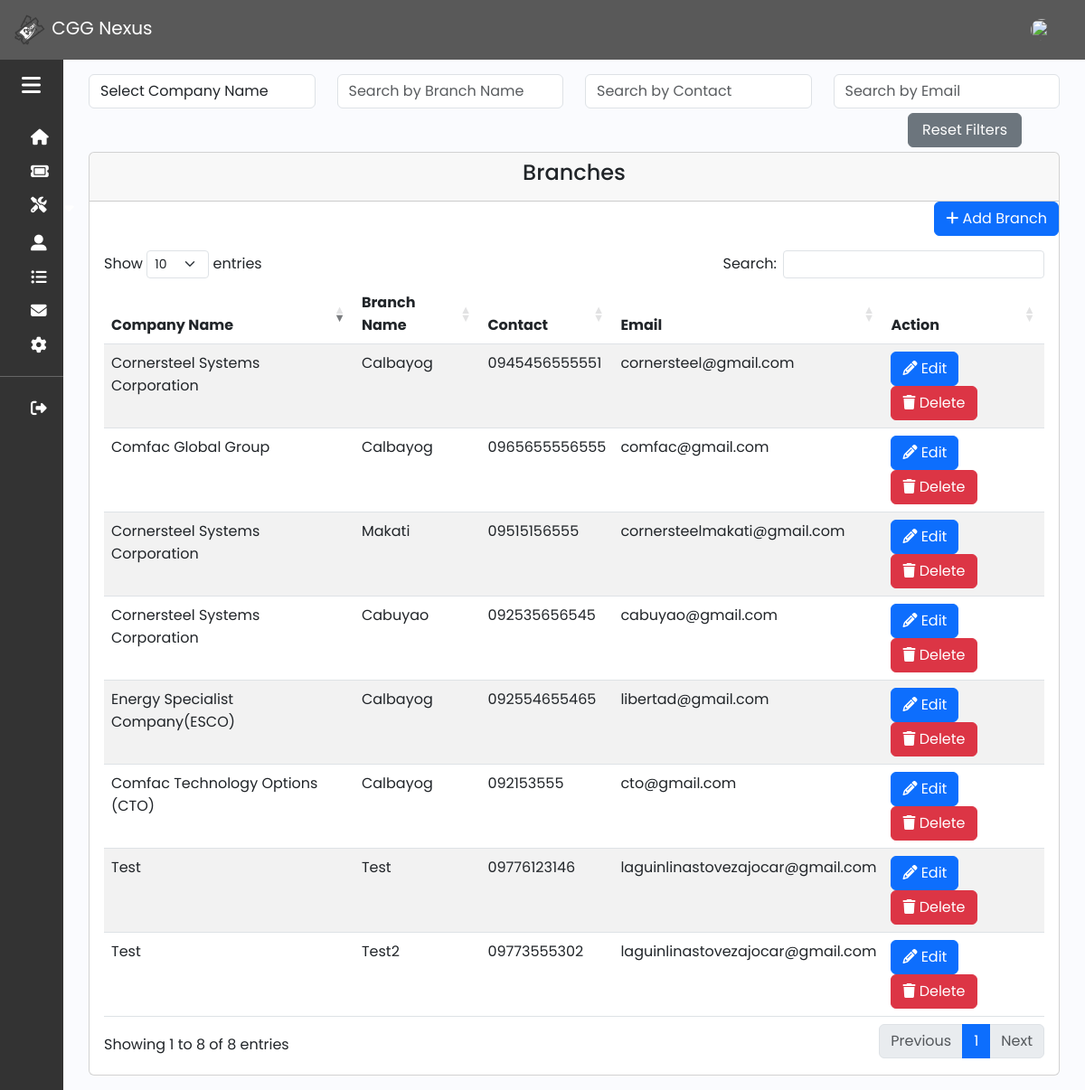
The app's page /admin/branch.php (signed in) with its own data.
### tables this page shows
CREATE TABLE `branch` (
  `id` int(50) NOT NULL,
  `company` varchar(50) NOT NULL,
  `branch_name` varchar(191) NOT NULL,
  `branch_address` varchar(191) NOT NULL,
  `contact` varchar(191) NOT NULL,
  `email` varchar(191) NOT NULL,
  `created_at` timestamp NOT NULL DEFAULT current_timestamp()
);

### function/myfunction.php (called while the page is built, shortened)
<?php
include('mysql_connect.php');
function getAll($table)
{
    global $con;
    $query = "SELECT * FROM $table";
    return $query_run = mysqli_query($con, $query);
}
?>

### admin/branch.php (the view, shortened to what this page needs)
<?php include('../function/myfunction.php');
include 'sidebar_navbar.php';
?>
<!DOCTYPE html>
<html lang="en">
<head>
    <link rel="stylesheet" href="css/bootstrap/bootstrap.min.css">
    <link rel="stylesheet" href="css/fontawesome/css/all.css">
    <link rel="stylesheet" href="https://cdnjs.cloudflare.com/ajax/libs/twitter-bootstrap/5.3.0/css/bootstrap.min.css">
    <link rel="stylesheet" href="https://cdn.datatables.net/1.13.7/css/dataTables.bootstrap5.min.css">
    <link rel="stylesheet" href="css/sidebar.css">
</head>
<body>
    <div class="main p-3">
        <div class="container">
            <div class="row mb-12">
                <div class="col-md-3">
                    <select class="form-control" id="companyNameSearch">
                        <option value="">Select Company Name</option>
                    </select>
                </div>
                <div class="col-md-3">
                    <input type="text" class="form-control" id="branchNameSearch" placeholder="Search by Branch Name">
                </div>
                <div class="col-md-3">
                    <input type="text" class="form-control" id="branchContactSearch" placeholder="Search by Contact" oninput="this.value = this.value.replace(/[^0-9]/g, '');">
                </div>
                <div class="col-md-3">
                    <input type="text" class="form-control" id="branchEmailSearch" placeholder="Search by Email">
                </div>
                <div class="col-md-4">
                    <button type="button" id="resetFilters" class="btn btn-secondary" style="position: absolute; top: 125px; right: 70px;padding-right:15px;padding-left:15px;">Reset Filters</button>
                </div>
                <br> <br>
            </div>
            <div class="row">
                <div class="col-md-12">
                    <div class="card">
                        <div class="card-header">
                            <h4 class="text-center">Branches</h4>
                        </div>
                        <div class="text-end">
                            <button class="btn btn-primary" data-bs-toggle="modal" data-bs-target="#addBranchModal"><i class="fas fa-plus"></i>&nbsp;Add Branch</button>
                        </div>
                        <div class="card-body" id="category_table">
                            <table id="example" class="table table-striped" style="width:100%">
                                <thead>
                                    <tr>
                                        <th>Company Name</th>
                                        <th>Branch Name</th>
                                        <th>Contact</th>
                                        <th>Email</th>
                                        <th>Action</th>
                                    </tr>
                                </thead>
                                <tbody>
                                    <?php
                                    $branch = getAll("branch");
                                    if (mysqli_num_rows($branch) > 0) {
                                        foreach ($branch as $item) {
                                    ?>
                                            <tr>
                                                <td><?= $item['company']; ?></td>
                                                <td><?= $item['branch_name']; ?></td>
                                                <td><?= $item['contact']; ?></td>
                                                <td><?= $item['email']; ?></td>
                                                <td>
                                                    <a href="#" class="btn btn-primary" data-bs-toggle="modal" data-bs-target="#editBranchModal<?= $item['id']; ?>"><i class="fas fa-pencil"></i>&nbsp;Edit</a>
                                                    <a href="#" class="btn btn btn-danger" data-bs-toggle="modal" data-bs-target="#branchDepartmentModal<?= $item['id']; ?>">
                                                        <i class="fas fa-trash"></i>&nbsp;Delete
                                                    </a>
                                                </td>
                                            </tr>
                                    <?php
                                        }
                                    }
                                    ?>
                                </tbody>
                            </table>
                        </div>
                    </div>
                </div>
            </div>
        </div>
    </div>
</body>
</html>

### admin/css/sidebar.css (style rules this page uses)
body { font-family: "Poppins", sans-serif; }
.main { min-height: 100vh; width: 100%; overflow: hidden; transition: all 0.35s ease-in-out; background-color: #fafbfe; }

### records on screen
branch: company "Cornersteel Systems Corporation", branch_name "Calbayog", contact "0945456555551", email "cornersteel@gmail.com"
branch: company "Comfac Global Group", branch_name "Calbayog", contact "0965655556555", email "comfac@gmail.com"
branch: company "Cornersteel Systems Corporation", branch_name "Makati", contact "09515156555", email "cornersteelmakati@gmail.com"
branch: company "Cornersteel Systems Corporation", branch_name "Cabuyao", contact "092535656545", email "cabuyao@gmail.com"
branch: company "Energy Specialist Company(ESCO)", branch_name "Calbayog", contact "092554655465", email "libertad@gmail.com"
branch: company "Comfac Technology Options (CTO)", branch_name "Calbayog", contact "092153555", email "cto@gmail.com"
branch: company "Test", branch_name "Test", contact "09776123146", email "laguinlinastovezajocar@gmail.com"
branch: company "Test", branch_name "Test2", contact "09773555302", email "laguinlinastovezajocar@gmail.com"
